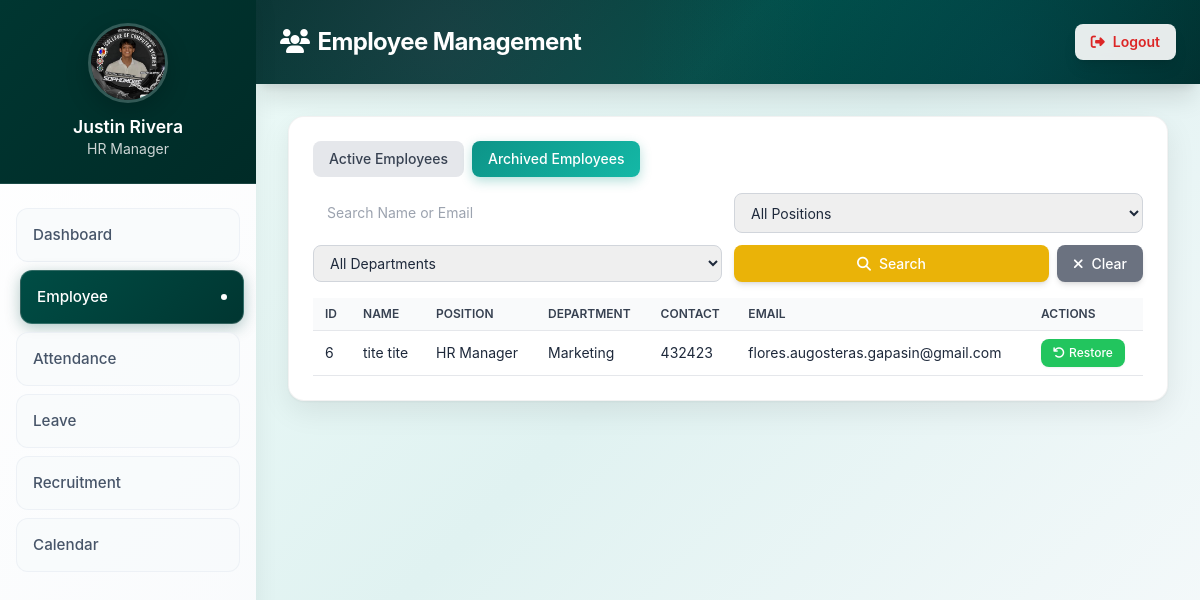
/pages/employees.php?view=archived (signed in), run on the app's committed database.
### tables this page shows
CREATE TABLE employee (
    employee_id INT AUTO_INCREMENT PRIMARY KEY,
    first_name VARCHAR(50) DEFAULT NULL,
    last_name VARCHAR(50) DEFAULT NULL,
    middle_name VARCHAR(50) DEFAULT NULL,
    gender VARCHAR(10) DEFAULT NULL,
    birth_date DATE DEFAULT NULL,
    contact_number VARCHAR(20) DEFAULT NULL,
    email VARCHAR(100) DEFAULT NULL,
    address VARCHAR(255) DEFAULT NULL,
    hire_date DATE DEFAULT NULL,
    department_id INT DEFAULT NULL,
    position_id INT DEFAULT NULL,
    contract_id INT DEFAULT NULL,
    employment_status VARCHAR(20) DEFAULT NULL,
    INDEX idx_department_id (department_id),
    INDEX idx_position_id (position_id),
    INDEX idx_employment_status (employment_status),
    FOREIGN KEY (department_id) REFERENCES department(department_id),
    FOREIGN KEY (position_id) REFERENCES `position`(position_id)
);

CREATE TABLE `position` (
    position_id INT AUTO_INCREMENT PRIMARY KEY,
    position_title VARCHAR(100) NOT NULL,
    job_description VARCHAR(255) DEFAULT NULL,
    salary_grade INT DEFAULT NULL
);

CREATE TABLE department (
    department_id INT AUTO_INCREMENT PRIMARY KEY,
    department_name VARCHAR(100) NOT NULL,
    description VARCHAR(255) DEFAULT NULL
);

### config/database.php (called while the page is built, shortened)
<?php
function fetchAll($conn, $sql, $params = []) {
    try {
        $stmt = $conn->prepare($sql);
        $stmt->execute($params);
        return $stmt->fetchAll(PDO::FETCH_ASSOC);
    } catch (PDOException $e) {
        error_log("Fetch All Error: " . $e->getMessage());
        return [];
    }
}
?>

### includes/auth.php (called while the page is built, shortened)
<?php
function isAdmin() {
    return isset($_SESSION['user_role']) && $_SESSION['user_role'] === 'Admin';
}
function isHRManager() {
    return isset($_SESSION['user_role']) && $_SESSION['user_role'] === 'HR Manager';
}
function canManageEmployees() {
    return isAdmin() || isHRManager();
}
?>

### pages/employees.php (the view, shortened to what this page needs)
<?php
require_once '../config/database.php';
require_once '../includes/auth.php';
$view = $_GET['view'] ?? 'active';
$search = $_GET['search'] ?? '';
$sql = "SELECT e.*,
        d.department_name,
        p.position_title
        FROM employee e
        LEFT JOIN department d ON e.department_id = d.department_id
        LEFT JOIN position p ON e.position_id = p.position_id
        WHERE e.employment_status = ?";
$params = [$view === 'archived' ? 'Inactive' : 'Active'];
$sql .= " ORDER BY e.employee_id DESC";
$employees = fetchAll($conn, $sql, $params);
?>
<!DOCTYPE html>
<html lang="en">
<head>
    <script src="https://cdn.tailwindcss.com"></script>
    <link rel="stylesheet" href="../css/styles.css">
    <link rel="stylesheet" href="https://cdnjs.cloudflare.com/ajax/libs/font-awesome/6.4.0/css/all.min.css">
</head>
<body>
    <div class="min-h-screen lg:ml-64">
        <header class="header-gradient text-white p-4 lg:p-6 shadow-xl">
            <div class="flex items-center justify-between pl-14 lg:pl-0">
                <?php include '../includes/sidebar.php'; ?>
                <h1 class="text-lg sm:text-xl lg:text-2xl font-bold tracking-tight">
                    <i class="fas fa-users mr-2"></i>Employee Management
                </h1>
                <button onclick="openLogoutModal()" class="bg-white/90 backdrop-blur-sm px-4 py-2 rounded-lg font-semibold text-red-600 hover:text-red-700 hover:bg-white transition-all duration-200 text-xs sm:text-sm shadow-lg hover:shadow-xl transform hover:scale-105">
                    <i class="fas fa-sign-out-alt mr-2"></i>Logout
                </button>
            </div>
        </header>
        <main class="p-3 sm:p-4 lg:p-8">
            <div class="card-enhanced p-4 lg:p-6 mb-4 lg:mb-6">
                <div class="flex flex-wrap gap-2 mb-4">
                    <a href="?view=active" class="tab-button px-4 py-2 rounded-lg font-medium text-sm <?php echo $view === 'active' ? 'active' : 'bg-gray-200 text-gray-700 hover:bg-gray-300'; ?>">
                        Active Employees
                    </a>
                    <a href="?view=archived" class="tab-button px-4 py-2 rounded-lg font-medium text-sm <?php echo $view === 'archived' ? 'active' : 'bg-gray-200 text-gray-700 hover:bg-gray-300'; ?>">
                        Archived Employees
                    </a>
                </div>
                <form method="GET" id="filterForm" class="grid grid-cols-1 sm:grid-cols-2 gap-3 mb-4">
                    <input type="text" name="search" id="searchInput" value="<?php echo htmlspecialchars($search); ?>"
                        placeholder="Search Name or Email"
                        class="px-3 py-2 border border-gray-300 rounded-lg focus:outline-none focus:ring-2 focus:ring-teal-500 text-sm">
                    <select name="position" onchange="this.form.submit()"
                        class="px-3 py-2 border border-gray-300 rounded-lg focus:outline-none focus:ring-2 focus:ring-teal-500 text-sm">
                        <option value="">All Positions</option>
                    </select>
                    <select name="department" onchange="this.form.submit()"
                        class="px-3 py-2 border border-gray-300 rounded-lg focus:outline-none focus:ring-2 focus:ring-teal-500 text-sm">
                        <option value="">All Departments</option>
                    </select>
                    <div class="flex gap-2">
                        <button type="submit" class="flex-1 bg-yellow-500 hover:bg-yellow-600 text-white px-4 py-2 rounded-lg font-medium text-sm shadow-md hover:shadow-lg transition-all duration-200">
                            <i class="fas fa-search mr-2"></i>Search
                        </button>
                        <button type="button" onclick="clearFilters()" class="bg-gray-500 hover:bg-gray-600 text-white px-4 py-2 rounded-lg font-medium text-sm shadow-md hover:shadow-lg transition-all duration-200">
                            <i class="fas fa-times mr-2"></i>Clear
                        </button>
                    </div>
                </form>
                <div class="overflow-x-auto">
                    <table class="desktop-table w-full">
                        <thead>
                            <tr class="bg-gray-50 border-b border-gray-200">
                                <th class="px-3 py-2 text-left text-xs font-semibold text-gray-700 uppercase">ID</th>
                                <th class="px-3 py-2 text-left text-xs font-semibold text-gray-700 uppercase">Name</th>
                                <th class="px-3 py-2 text-left text-xs font-semibold text-gray-700 uppercase">Position</th>
                                <th class="px-3 py-2 text-left text-xs font-semibold text-gray-700 uppercase">Department</th>
                                <th class="px-3 py-2 text-left text-xs font-semibold text-gray-700 uppercase">Contact</th>
                                <th class="px-3 py-2 text-left text-xs font-semibold text-gray-700 uppercase">Email</th>
                                <th class="px-3 py-2 text-left text-xs font-semibold text-gray-700 uppercase">Actions</th>
                            </tr>
                        </thead>
                        <tbody>
                            <?php if (empty($employees)): ?>
                                <tr>
                                    <td colspan="7" class="px-3 py-8 text-center text-gray-500">
                                        No <?php echo $view === 'archived' ? 'archived' : 'active'; ?> employees found
                                    </td>
                                </tr>
                            <?php else: ?>
                                <?php foreach ($employees as $emp): ?>
                                    <tr class="border-b border-gray-200 hover:bg-gray-50">
                                        <td class="px-3 py-2 text-sm"><?php echo $emp['employee_id']; ?></td>
                                        <td class="px-3 py-2 text-sm"><?php echo htmlspecialchars($emp['first_name'] . ' ' . $emp['last_name']); ?></td>
                                        <td class="px-3 py-2 text-sm"><?php echo htmlspecialchars($emp['position_title'] ?? 'N/A'); ?></td>
                                        <td class="px-3 py-2 text-sm"><?php echo htmlspecialchars($emp['department_name'] ?? 'N/A'); ?></td>
                                        <td class="px-3 py-2 text-sm"><?php echo htmlspecialchars($emp['contact_number'] ?? 'N/A'); ?></td>
                                        <td class="px-3 py-2 text-sm"><?php echo htmlspecialchars($emp['email'] ?? 'N/A'); ?></td>
                                        <td class="px-3 py-2">
                                            <div class="flex gap-2">
                                                <?php if ($view === 'active'): ?>
                                                    <?php if (isAdmin()): ?>
                                                    <button onclick='editEmployee(<?php echo json_encode($emp); ?>)'
                                                        class="bg-blue-500 hover:bg-blue-600 text-white px-3 py-1.5 rounded-lg text-xs font-medium shadow-sm hover:shadow-md transition-all duration-200">
                                                        <i class="fas fa-edit mr-1"></i>Edit
                                                    </button>
                                                    <?php endif; ?>
                                                    <?php if (canManageEmployees()): ?>
                                                    <button onclick="openArchiveModal(<?php echo $emp['employee_id']; ?>, '<?php echo htmlspecialchars($emp['first_name'] . ' ' . $emp['last_name']); ?>')"
                                                        class="bg-gray-500 hover:bg-gray-600 text-white px-3 py-1.5 rounded-lg text-xs font-medium shadow-sm hover:shadow-md transition-all duration-200">
                                                        <i class="fas fa-archive mr-1"></i>Archive
                                                    </button>
                                                    <?php endif; ?>
                                                <?php elseif ($view === 'archived' && canManageEmployees()): ?>
                                                    <button onclick="openUnarchiveModal(<?php echo $emp['employee_id']; ?>, '<?php echo htmlspecialchars($emp['first_name'] . ' ' . $emp['last_name']); ?>')"
                                                        class="bg-green-500 hover:bg-green-600 text-white px-3 py-1.5 rounded-lg text-xs font-medium shadow-sm hover:shadow-md transition-all duration-200">
                                                        <i class="fas fa-undo mr-1"></i>Restore
                                                    </button>
                                                <?php endif; ?>
                                            </div>
                                        </td>
                                    </tr>
                                <?php endforeach; ?>
                            <?php endif; ?>
                        </tbody>
                    </table>
                </div>
            </div>
        </main>
    </div>
</body>
</html>

### css/styles.css (style rules this page uses)
:root { --primary: #003631; --primary-light: #004d45; --primary-dark: #002b27; --accent: #ec4899; --accent-light: #f472b6; --gray-light: #f8fafc; --gray-dark: #1e293b; --shadow: 0 4px 6px -1px rgba(0, 0, 0, 0.1), 0 2px 4px -1px rgba(0, 0, 0, 0.06); --shadow-lg: 0 20px 25px -5px rgba(0, 0, 0, 0.1), 0 10px 10px -5px rgba(0, 0, 0, 0.04); }
* { box-sizing: border-box; }
body { font-family: 'Inter', -apple-system, BlinkMacSystemFont, sans-serif; background: linear-gradient(135deg, #f0fdfa 0%, #f8fafc 100%); margin: 0; padding: 0; color: var(--gray-dark); overflow-x: hidden; }
@media (min-width: 769px) { .desktop-table { display: table; } }
input[type="text"], input[type="password"] { transition: all 0.3s ease; border: 2px solid transparent; }
button { transition: all 0.3s ease; }
html { scroll-behavior: smooth; }

### pages/employees.php (style rules this page uses)
body { background: linear-gradient(135deg, #f0fdfa 0%, #e0f2f1 50%, #f8fafc 100%); background-attachment: fixed; }
.header-gradient { background: linear-gradient(135deg, #003631 0%, #004d45 50%, #002b27 100%); position: relative; overflow: hidden; }
.header-gradient::before { content: ''; position: absolute; top: 0; left: 0; right: 0; bottom: 0; background: radial-gradient(circle at 20% 50%, rgba(236, 72, 153, 0.1) 0%, transparent 50%), radial-gradient(circle at 80% 80%, rgba(14, 165, 233, 0.1) 0%, transparent 50%); pointer-events: none; }
.header-gradient > * { position: relative; z-index: 1; }
@media (min-width: 769px) { .desktop-table { display: table; } }
.tab-button { transition: all 0.3s ease; position: relative; }
.tab-button.active { background: linear-gradient(135deg, #0d9488 0%, #14b8a6 100%); color: white; box-shadow: 0 4px 12px rgba(13, 148, 136, 0.3); }
.card-enhanced { background: white; border-radius: 16px; box-shadow: 0 10px 30px rgba(0, 0, 0, 0.08), 0 1px 3px rgba(0, 0, 0, 0.05); transition: all 0.3s ease; border: 1px solid rgba(0, 0, 0, 0.05); }
input[type="text"], input[type="email"], input[type="date"], select { transition: all 0.3s ease; border: 2px solid transparent; }
table thead { background: linear-gradient(135deg, #f8fafc 0%, #f1f5f9 100%); }
table tbody tr { transition: all 0.2s ease; }

### includes/sidebar.php (style rules this page uses)
header { position: relative !important; }

### data on the page
employee: employee_id "6", first_name+last_name "tite tite", position.position_title "HR Manager", department.department_name "Marketing", contact_number "432423", email "flores.augosteras.gapasin@gmail.com"

### other printed values
$_SESSION['user_name'] "Justin Rivera"
$_SESSION['user_role'] "HR Manager"
$label "Dashboard"
$label "Employee"
$label "Attendance"
$label "Leave"
$label "Recruitment"
$label "Calendar"
